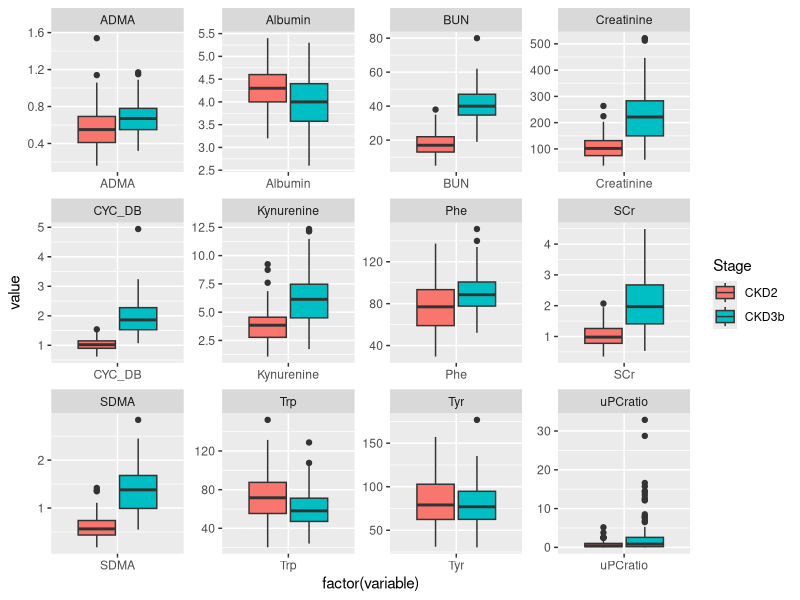
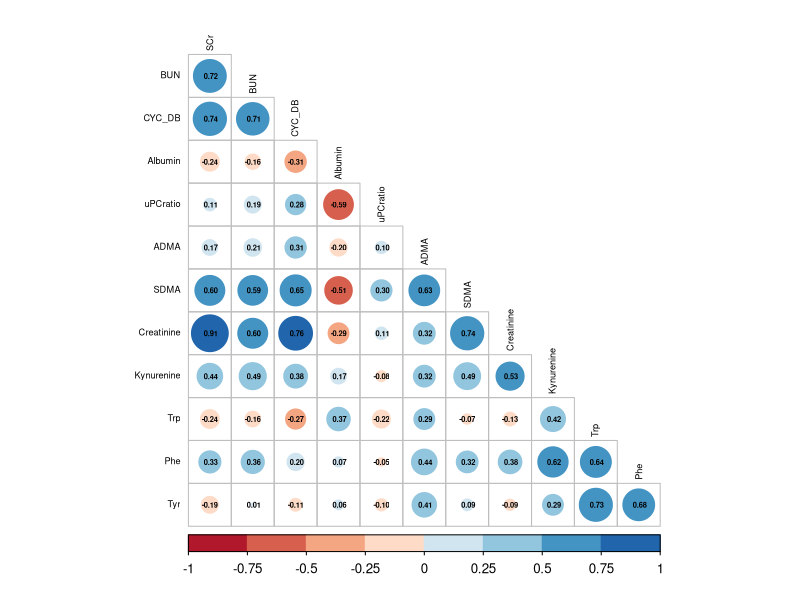
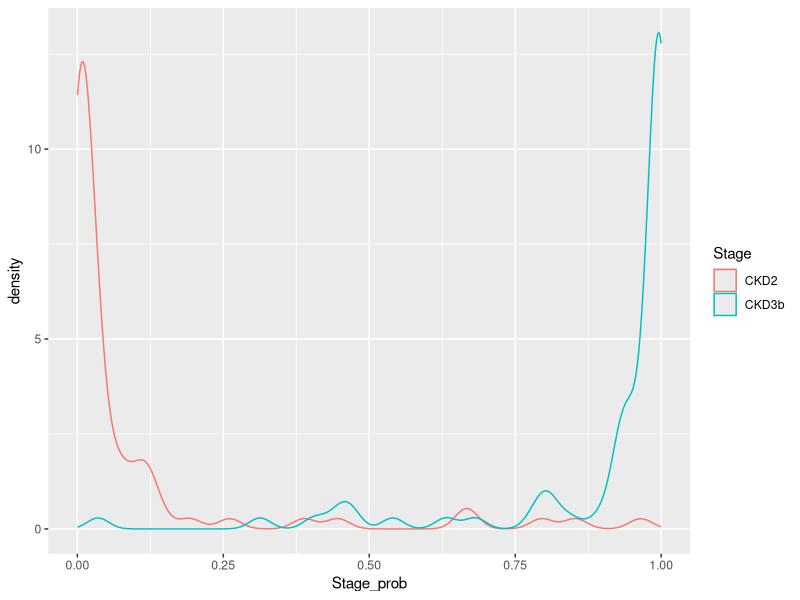
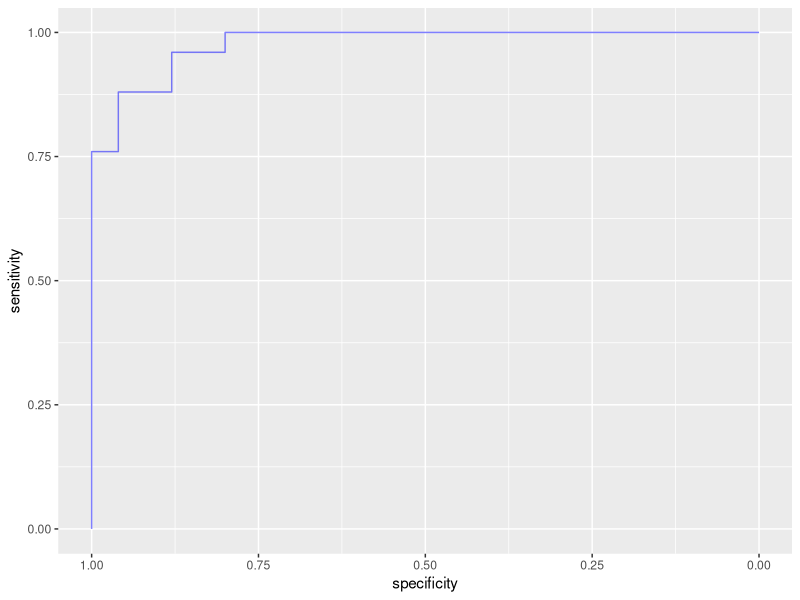

Write the R code that produced these figures, in order.
## ---- chunk 1
knitr::opts_chunk$set(echo = TRUE)
library(tidyverse)
library(corrplot)
library(RColorBrewer)
library(broom)
library(car)
library(pROC)

## ---- chunk 2
#load in CKD_data.csv and CKD_stage.csv
data <- read_csv("data/CKD_data.csv")
glimpse(data)

stage <- read_csv("data/CKD_stage.csv")
glimpse(stage)

#join by ID, convert ID and Stage variables to factors
ckd <- left_join(stage, data, by = "id") %>%
        mutate(id = factor(id), 
               Stage = factor(Stage))
glimpse(ckd)

#how many subjects do we have? how many variables? how many subjects in each class?
## ---- chunk 3
prop.table(table(ckd$Stage))
summary(ckd)
## ---- chunk 4
grpData <- pivot_longer(data = ckd, names_to = "variable", 
                        values_to = "value", cols = 3:14)

ggplot(grpData, aes(factor(variable), value, fill = Stage)) +
  geom_boxplot() + facet_wrap(~variable, scale="free")

## ---- chunk 5
cors <- ckd %>% 
        select(-id, -Stage) %>%
        cor(use = 'pairwise.complete.obs')

corrplot(cors, type="lower", method="circle", addCoef.col="black", 
         number.cex=0.45, tl.cex = 0.55, tl.col = "black",
         col=brewer.pal(n=8, name="RdBu"), diag=FALSE)

## ---- chunk 6
set.seed(439) #so we all get same random numbers
train <- sample(nrow(ckd), nrow(ckd) * 0.75)
test <- -train

ckd_train <- ckd[train, ] %>%
              select(-id)
ckd_test <- ckd[test, ] %>%
              select(-id)

## ---- chunk 7
contrasts(ckd$Stage) #what is R considering the reference? CKD3b: 0 = N, 1 = Y

modGLM <- glm(Stage ~ SCr + BUN + Kynurenine, data = ckd_train, family = "binomial")

# what is in .fitted? Log odds. 
head(augment(modGLM))

# If we want probabilities for comparison, then we need to predict the train using type = "response"
#add the predicted values to the train set and set the type argument to response
ckd_train <- ckd_train %>%
              mutate(Stage_prob = predict(modGLM, ckd_train, type = "response"))

#using threshold 0.5, convert probabilities to predicted stage
ckd_train$Stage_pred<- ifelse(ckd_train$Stage_prob > 0.5, "CKD3b", "CKD2")
## ---- chunk 8
#calculate accuracy, if == statement is TRUE, value = 1, otherwise = 0
mean(ckd_train$Stage_pred == ckd_train$Stage) 

ggplot(ckd_train, aes(Stage_prob, color = Stage)) + 
  geom_density() 
## ---- chunk 9
glance(modGLM)
#AIC 67
#BIC 79

# The difference between the null deviance and the residual deviance shows how our model is doing against the null model (a model with only the intercept). The wider this gap, the better. 
# logLik

tidy(modGLM) %>%
    arrange(p.value)
# The logistic regression coefficients (estimate) give the change in the log odds of the outcome for a one unit increase in the predictor variable. You can take the exp and convert this to odds ratio.

exp(coef(modGLM))
# Now we can say that for a one unit increase in SCr, the odds of being in group CKD3b (vs in CKD2) increase by a factor of 1.27

## ---- chunk 10
vif(modGLM)
## ---- chunk 11
#predict on test
table(ckd_test$Stage) #CKD3b ~ 50%
ckd_test$Stage_prob <- predict(modGLM, ckd_test, type = "response")
## ---- chunk 12
ckd_test$Stage_pred<- ifelse(ckd_test$Stage_prob > 0.5, "CKD3b", "CKD2")
mean(ckd_test$Stage_pred == ckd_test$Stage) #0.98
## ---- chunk 13
ckd_test$Stage_pred<- ifelse(ckd_test$Stage_prob > 0.6, "CKD3b", "CKD2")
mean(ckd_test$Stage_pred == ckd_test$Stage) #0.96
## ---- chunk 14
# Convert Stage to numeric probability variable (0 or 1)
ckd_test <- ckd_test %>%
            mutate(Stage_num = ifelse(Stage == "CKD3b", 1, 0))

# Create a ROC curve object from columns of actual and predicted probabilities
ROC <- roc(ckd_test$Stage_num, ckd_test$Stage_prob)

# Plot the ROC curve object
ggroc(ROC, alpha = 0.5, colour = "blue")

# Calculate the area under the curve (AUC)
auc(ROC)

